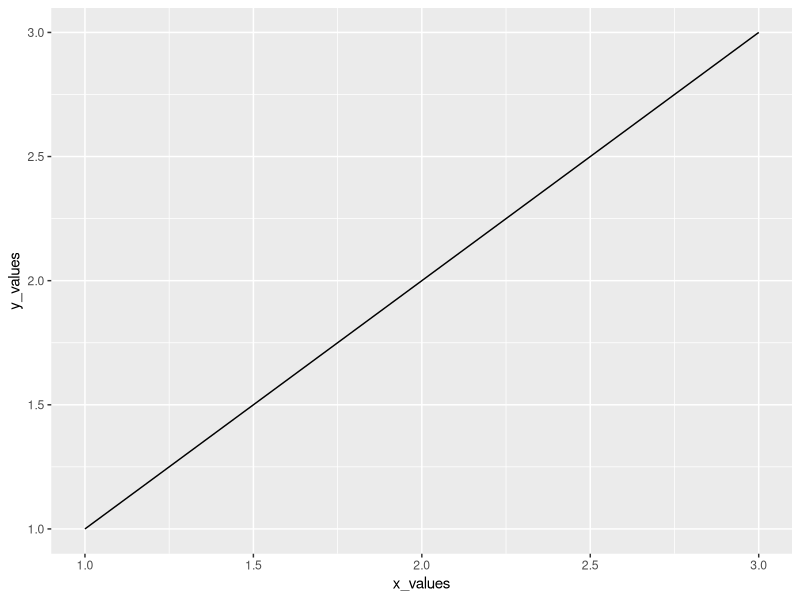

Write the R code that produced this figure. (Note: this script raises an error after producing the figure.)
x_values <- seq(1, 3)
y_values <- seq(1,3)

library(ggplot2)
ggplot() +
  geom_line(aes(x=x_values, y = y_values))


library(ggplot2)
library(dplyr)

combined_data <- merge(average_total_prison_pop, average_black_prison_pop, by = "county_name")
combined_data <- merge(combined_data, average_white_population, by = "county_name")
combined_data <- merge(combined_data, average_latinx_population, by = "county_name")
combined_data <- merge(combined_data, average_native_population, by = "county_name")
combined_data <- merge(combined_data, average_aapi_population, by = "county_name")

heatmap1 <- ggplot(combined_data, aes(x = county_name)) +
  geom_tile(aes(y = "Black", fill = average_black_prison_pop_county), position = "dodge") +
  geom_tile(aes(y = "White", fill = average_white_prison_pop), position = "dodge") +
  geom_tile(aes(y = "Latinx", fill = average_latinx_prison_pop), position = "dodge") +
  geom_tile(aes(y = "Native", fill = average_native_prison_pop), position = "dodge") +
  geom_tile(aes(y = "AAPI", fill = average_aapi_prison_pop), position = "dodge") +
  scale_fill_gradient(low = "white", high = "darkblue", name = "Population") +
  labs(title = "Prison Population Heatmap by Ethnicity in Washington Counties",
       y = "Ethnicity") + 
  theme_minimal() +
  theme(axis.text.x = element_text(angle = 45, hjust = 1, vjust = 1))

print(heatmap1)




library(ggplot2)
library(dplyr)

combined_data <- merge(average_total_prison_pop, average_black_prison_pop, by = "county_name")
combined_data <- merge(combined_data, average_white_population, by = "county_name")
combined_data <- merge(combined_data, average_latinx_population, by = "county_name")
combined_data <- merge(combined_data, average_native_population, by = "county_name")
combined_data <- merge(combined_data, average_aapi_population, by = "county_name")

heatmap <- ggplot(combined_data, aes(x = county_name)) +
  geom_tile(aes(y = "Black", fill = average_black_prison_pop_county), position = "dodge") +
  geom_tile(aes(y = "White", fill = average_white_prison_pop), position = "dodge") +
  geom_tile(aes(y = "Latinx", fill = average_latinx_prison_pop), position = "dodge") +
  geom_tile(aes(y = "Native", fill = average_native_prison_pop), position = "dodge") +
  geom_tile(aes(y = "AAPI", fill = average_aapi_prison_pop), position = "dodge") +
  scale_fill_gradient(low = "white", high = "darkblue", name = "Population") +
  labs(title = "Prison Population Heatmap by Ethnicity in Washington Counties",
       y = "Ethnicity") + 
  theme_minimal() +
  theme(axis.text.x = element_text(angle = 45, hjust = 1, vjust = 1))

print(heatmap)



library(ggplot2)
library(dplyr)

combined_data <- merge(average_total_prison_pop, average_black_prison_pop, by = "county_name")
combined_data <- merge(combined_data, average_white_population, by = "county_name")
combined_data <- merge(combined_data, average_latinx_population, by = "county_name")
combined_data <- merge(combined_data, average_native_population, by = "county_name")
combined_data <- merge(combined_data, average_aapi_population, by = "county_name")

heatmap <- ggplot(combined_data, aes(x = county_name)) +
  geom_tile(aes(y = "Black", fill = average_black_prison_pop_county), position = "dodge") +
  geom_tile(aes(y = "White", fill = average_white_prison_pop), position = "dodge") +
  geom_tile(aes(y = "Latinx", fill = average_latinx_prison_pop), position = "dodge") +
  geom_tile(aes(y = "Native", fill = average_native_prison_pop), position = "dodge") +
  geom_tile(aes(y = "AAPI", fill = average_aapi_prison_pop), position = "dodge") +
  scale_fill_gradient(low = "white", high = "darkblue", name = "Population") +
  labs(title = "Prison Population Heatmap by Ethnicity in Washington Counties",
       y = "Ethnicity") + 
  theme_minimal() +
  theme(axis.text.x = element_text(angle = 45, hjust = 1, vjust = 1))

print(heatmap)







